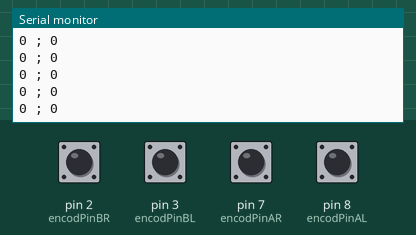
Simulated run of this sketch. Board: Arduino Uno, built with avr-gcc and run on an emulated ATmega328P. On the bench: the last lines printed to the serial monitor. The inputs (shaded band) are chosen by the test bench; at power-on: pin 2 (encodPinBR), pin 3 (encodPinBL), pin 7 (encodPinAR), pin 8 (encodPinAL) HIGH.

Above: at 1.2 s.
1.3 s: pin 3 (encodPinBL) pulled LOW for 1 s
5.3 s: pin 2 (encodPinBR) pulled LOW for 0.15 s
At 6.0 s:
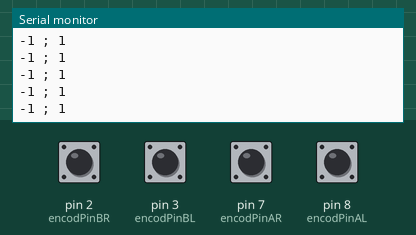
6.9 s: pin 2 (encodPinBR) pulled LOW for 1 s
At 8.0 s:
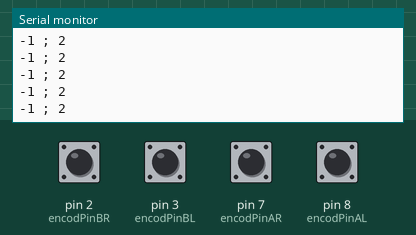
10.9 s: pin 3 (encodPinBL) pulled LOW for 0.15 s
At 12.0 s:
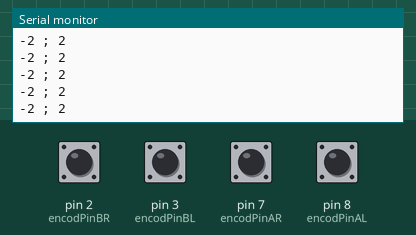
Timing chart, 0 to 13.5 s (numbered marks = the images above; inputs shaded):
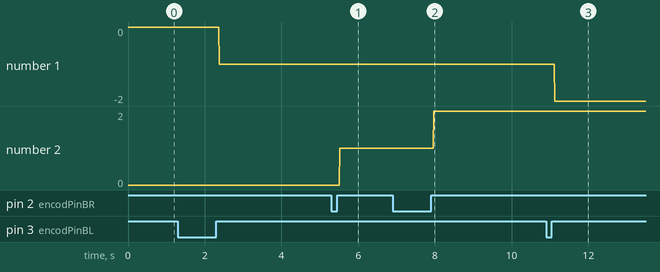

The sketch:

encoder.ino
```cpp
// Define encoder pins
#define encodPinAR 7  // Encoder A pin (C2) // A1
#define encodPinBR 2   // Encoder B pin (C1) // A2//2

#define encodPinAL 8  // Encoder A pin (C2) ------ working
#define encodPinBL 3   // Encoder B pin (C1) ------ working

// // Define encoder pins
// #define encodPinAR 7  // Encoder A pin (C2) // A1
// #define encodPinBR 3   // Encoder B pin (C1) // A2//2

// #define encodPinAL 8  // Encoder A pin (C2) ------ working
// #define encodPinBL 2   // Encoder B pin (C1) ------ working

// Variable for wheel angle
int wheel_pulse_count_left = 0;
int wheel_pulse_count_right = 0;
float wheel_angle_left = 0.0, wheel_angle_old_left = 0.0, wheel_dot_left = 0.0;
float wheel_angle_right = 0.0, wheel_angle_old_right = 0.0, wheel_dot_right = 0.0;


void setup() {
  Serial.begin(9600);
  // put your setup code here, to run once:
  //------Encoder HW Interrupt setup-----//
  pinMode(8, INPUT_PULLUP);
  digitalWrite(8, HIGH);
  // attachInterrupt(digitalPinToInterrupt(2), mot_rencoder, RISING);

  pinMode(3, INPUT_PULLUP);
  digitalWrite(3, HIGH);
  attachInterrupt(digitalPinToInterrupt(3), mot_rencoder_left, RISING);
  // ---------------------------------------------- ///

  //------Encoder HW Interrupt setup-----//
  pinMode(7, INPUT_PULLUP);  //10
  digitalWrite(7, HIGH);
  // attachInterrupt(digitalPinToInterrupt(2), mot_rencoder, RISING);

  pinMode(2, INPUT_PULLUP);  //11
  digitalWrite(2, HIGH);
  attachInterrupt(digitalPinToInterrupt(2), mot_rencoder_right, RISING);
  // ---------------------------------------------- ///
}

void loop() {
  // put your main code here, to run repeatedly:
  Serial.print( wheel_pulse_count_left);
  Serial.print(" ; ");
  Serial.println(wheel_pulse_count_right);
  // Serial.print(digitalRead(encodPinBR));
  // Serial.print(" ; ");
  // Serial.println(digitalRead(encodPinAR));

}

// ISR for motor encoder
void mot_rencoder_left() {
  // if (digitalRead(encodPinBR) == HIGH) {
  if (digitalRead(encodPinBL) > digitalRead(encodPinAL)) {
    wheel_pulse_count_left = wheel_pulse_count_left + 1;
  }
  else {
    wheel_pulse_count_left = wheel_pulse_count_left - 1;
  }
}

void mot_rencoder_right() {
  // if (digitalRead(encodPinBR) == HIGH) {
  if (digitalRead(encodPinBR) > digitalRead(encodPinAR)) {
    wheel_pulse_count_right = wheel_pulse_count_right - 1;
  }
  else {
    wheel_pulse_count_right = wheel_pulse_count_right + 1;
  }
}
```

Measured:
- after the input at 5.3 s, the serial monitor: prints a new line after 0.22 s (image 1)
- after the input at 6.9 s, the serial monitor: prints a new line after 1.1 s (image 2)
- after the input at 10.9 s, the serial monitor: prints a new line after 0.22 s (image 3)
- plotted number 1: 0 → -1 after the input at 1.3 s, -1 → -2 after the input at 10.9 s
- plotted number 2: 0 → 1 after the input at 5.3 s, 1 → 2 after the input at 6.9 s
